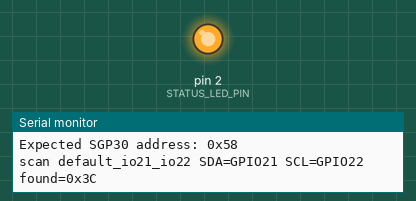
This sketch was run on a simulated Arduino Uno, built for the host (arithmetic inside an expression is 32-bit, double 64-bit). Parts: output pins drawn as LEDs (lit = HIGH), the last lines printed to the serial monitor.

Above: at 1.9 s.
At 5.9 s:
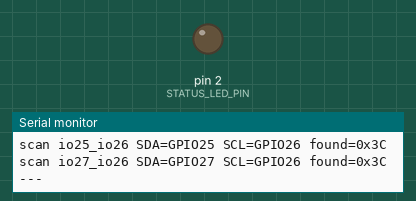
Timing chart, 0 to 8.9 s (numbered marks = the images above):
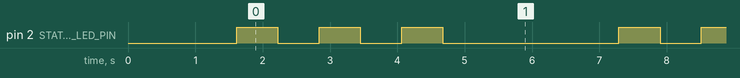

The sketch:

sgp30_pin_scan.ino
```cpp
#include <Arduino.h>
#include <Wire.h>

struct I2cPins {
  const char *label;
  uint8_t sda;
  uint8_t scl;
};

const I2cPins pinSets[] = {
  {"default_io21_io22", 21, 22},
  {"swap_io22_io21", 22, 21},
  {"io19_io23", 19, 23},
  {"io32_io33", 32, 33},
  {"io25_io26", 25, 26},
  {"io27_io26", 27, 26},
};

constexpr uint8_t STATUS_LED_PIN = 2;

uint8_t scanCurrentBus() {
  uint8_t foundCount = 0;

  for (uint8_t address = 1; address < 127; address++) {
    Wire.beginTransmission(address);
    uint8_t error = Wire.endTransmission();

    if (error == 0) {
      Serial.print(" found=0x");
      if (address < 16) {
        Serial.print("0");
      }
      Serial.print(address, HEX);
      foundCount++;
    }
  }

  return foundCount;
}

void scanPinSet(const I2cPins &pins) {
  Wire.begin(pins.sda, pins.scl);
  Wire.setClock(100000);
  delay(100);

  Serial.print("scan ");
  Serial.print(pins.label);
  Serial.print(" SDA=GPIO");
  Serial.print(pins.sda);
  Serial.print(" SCL=GPIO");
  Serial.print(pins.scl);

  uint8_t foundCount = scanCurrentBus();
  if (foundCount == 0) {
    Serial.print(" no_devices");
  }

  Serial.println();
}

void setup() {
  Serial.begin(115200);
  delay(1500);

  pinMode(STATUS_LED_PIN, OUTPUT);

  Serial.println();
  Serial.println("T series SGP30 I2C pin scan");
  Serial.println("Expected SGP30 address: 0x58");
}

void loop() {
  for (const I2cPins &pins : pinSets) {
    scanPinSet(pins);
    digitalWrite(STATUS_LED_PIN, !digitalRead(STATUS_LED_PIN));
    delay(500);
  }

  Serial.println("---");
  delay(2000);
}
```

Measured:
- by itself, pin 2 (STATUS_LED_PIN): repeats every 5.7 s: 2 × (LOW 0.61 s, HIGH 0.61 s), LOW 2.6 s, HIGH 0.61 s
- by itself, everything shown: repeats every 5.7 s, in 6 steps
